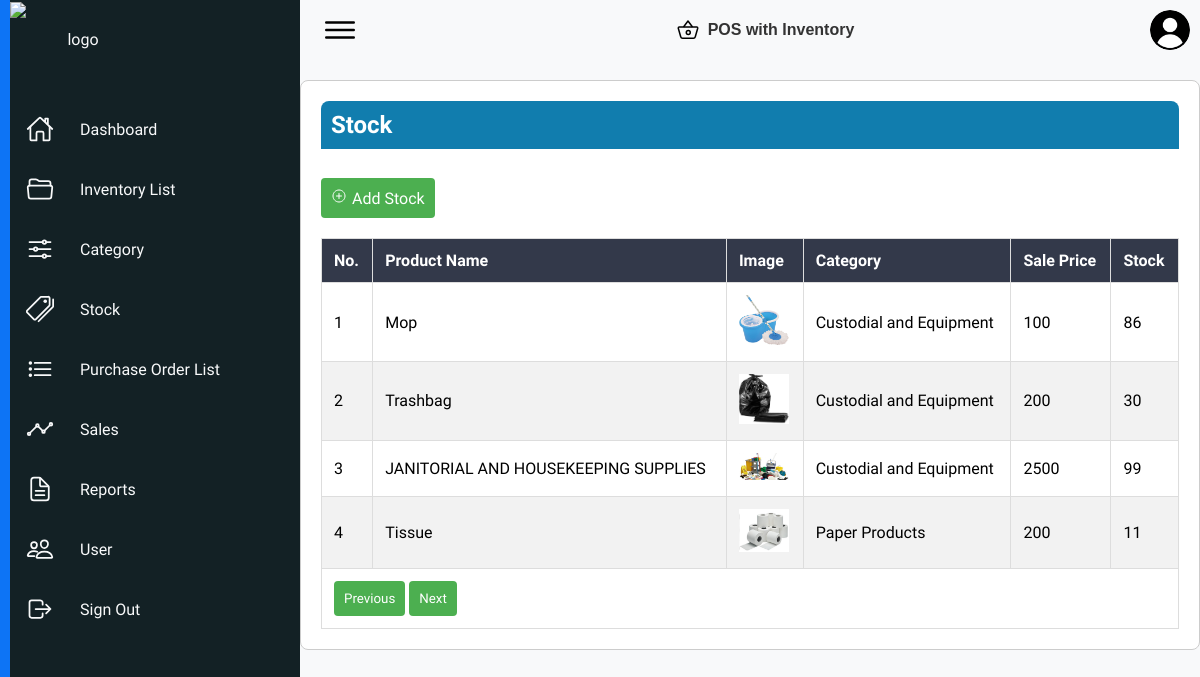
The app's page /BRL_TradingCopyCopy/Admin/stock.php, older data.
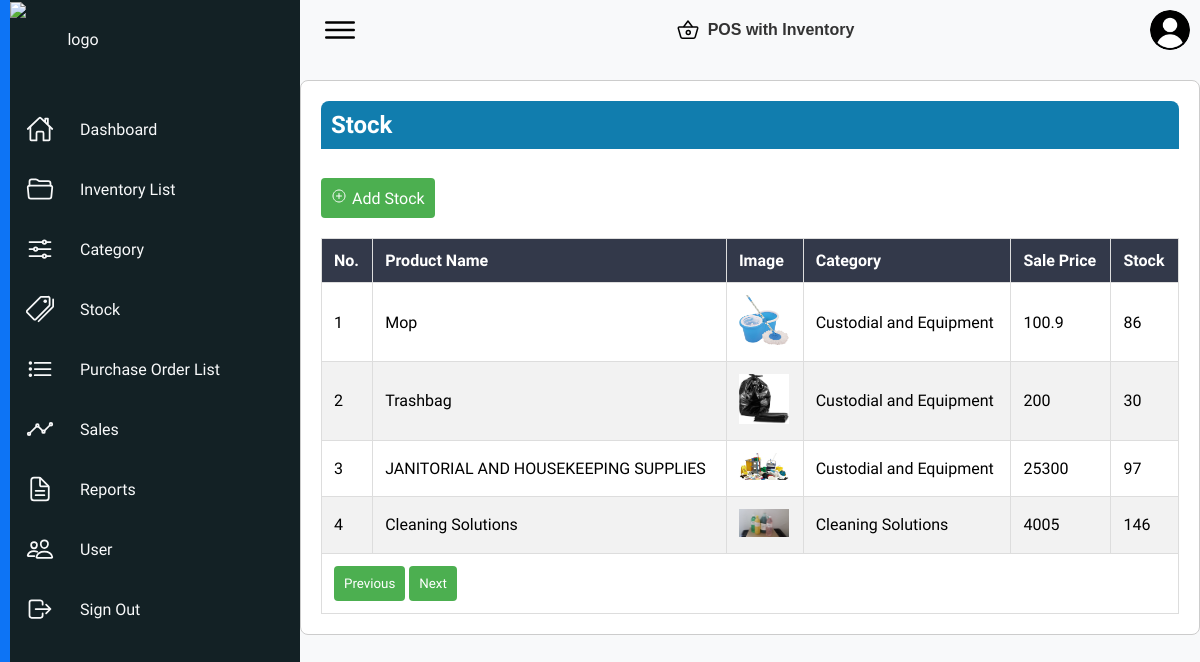
The same page, newer data.
### tables this page shows
CREATE TABLE `tbl_product` (
  `pid` int(11) NOT NULL,
  `pimage` varchar(255) NOT NULL,
  `pname` varchar(200) NOT NULL,
  `pcategory` int(11) NOT NULL,
  `saleprice` float NOT NULL,
  `stock_quantity` int(11) NOT NULL,
  `pdescription` varchar(250) NOT NULL
);

CREATE TABLE `tbl_category` (
  `category_id` int(11) NOT NULL,
  `category_name` varchar(255) NOT NULL
);

### BRL_TradingCopyCopy/Admin/stock.php (the view, shortened to what this page needs)
<?php
include '../connections.php';
$sql = "SELECT p.*, c.category_name FROM tbl_product p
        JOIN tbl_category c ON p.pcategory = c.category_id";
$result = mysqli_query($conn, $sql);
?>
<!DOCTYPE html>
<html lang="en">
<head>
    <link rel="stylesheet" href="./assets/css/style.css">
    <?php include("nav.php"); ?>
</head>
<body>
<div class="stock-content">
    <h2 class="content-header">Stock </h2><br>
    <button id="addStockBtn" class="add-stock-btn" onclick="openModal('addStockModal')"><ion-icon name="add-circle-outline"></ion-icon>Add Stock</button>
<table id="stockTable">
            <thead>
                <tr>
                    <th>No.</th>
                    <th>Product Name</th>
                    <th>Image</th>
                    <th>Category</th>
                    <th>Sale Price</th>
                    <th>Stock</th>
                </tr>
            </thead>
            <tbody>
                <?php
                $counter = 1;
                while ($row = mysqli_fetch_assoc($result)) {
                    echo "<tr>";
                    echo "<td>{$counter}</td>";
                    echo "<td>{$row['pname']}</td>";
                    echo "<td><img src='{$row['pimage']}' alt='Product Image' width='50'></td>";
                    if (isset($row['category_name']) && $row['category_name'] !== null) {
                        echo "<td>{$row['category_name']}</td>";
                    } else {
                        echo "<td>N/A</td>";
                    }
                    echo "<td>{$row['saleprice']}</td>";
                    echo "<td>{$row['stock_quantity']}</td>";
                    echo "</tr>";
                    $counter++;
                }
                ?>
            </tbody>
    <tfoot>
        <tr>
            <td colspan="8">
                <button id="prevPageBtn" disabled>Previous</button>
                <button id="nextPageBtn" disabled>Next</button>
            </td>
        </tr>
    </tfoot>
</table>
</body>
</html>

Row changes from the older to the newer data that the page shows:
no longer on this page (row unchanged): tbl_product: pname "Tissue", pimage (picture), tbl_category.category_name "Paper Products", saleprice "200", stock_quantity "11"
changed tbl_product "Mop": saleprice "100" → "100.9"
changed tbl_product "JANITORIAL AND HOUSEKEEPING SUPPLIES": saleprice "2500" → "25300"; stock_quantity "99" → "97"
now on this page (row edited): tbl_product: pname "Cleaning Solutions", pimage (picture), tbl_category.category_name "Cleaning Solutions", saleprice "4005", stock_quantity "146"
